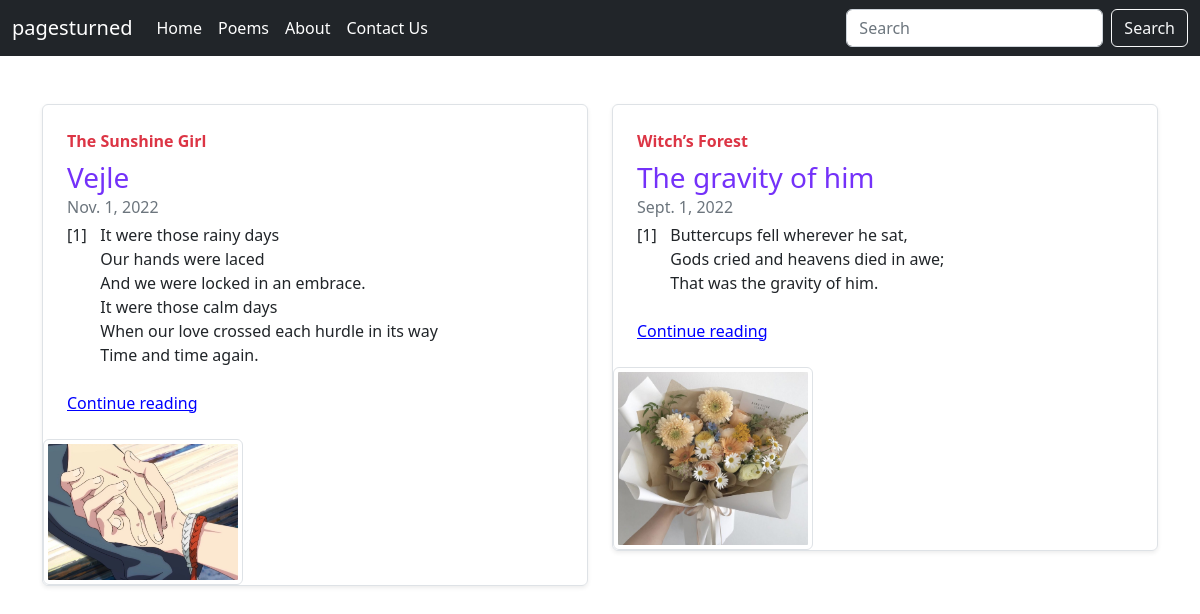
Screenshot of /blog/ with the database file from the repository.
### blog/models.py (models this page shows, shortened)
class Poem(models.Model):
    poem_id = models.AutoField(primary_key=True)
    title = models.CharField(max_length=100, default="")
    genre = models.CharField(max_length=100, default="")
    image = models.ImageField(upload_to="blog/images", default="")
    poem = models.TextField(max_length=10000, default="")
    date_added = models.DateField(default=date.today())
    likes = models.IntegerField(blank=True, null=True)
    comments = models.CharField(max_length=500, default="", blank=True)

### blog/views.py (the view)
# urls.py: path("", views.index, name="BlogHome"),
def index(request):
    i = random.randrange(1, len(Poem.objects.values('poem_id')) + 1)
    poem = Poem.objects.filter(poem_id=i)
    snippet = Poem.objects.get(poem_id=i).poem.split('\n[2]')
    i2 = random.randrange(1, len(Poem.objects.values('poem_id')) + 1)
    poem2 = Poem.objects.filter(poem_id=i2)
    snippet2 = Poem.objects.get(poem_id=i2).poem.split('\n[2]')
    return render(request, 'blog/index.html', {'random1': poem, "snippet1": snippet, 'random2': poem2, "snippet2": snippet2})

### blog/templates/blog/index.html (shortened to what this page needs)
{% extends 'blog/basic.html' %}
{% block body %}
<div class="container mt-5">
    <div class="row mb-2">
        <div class="col-md-6">
          {% for poem in random1 %}
          <div class="row g-0 border rounded overflow-hidden flex-md-row mb-4 shadow-sm h-md-250 position-relative">
            <div class="col p-4 d-flex flex-column position-static">
              <strong class="d-inline-block mb-2 text-danger">{{poem.genre}}</strong>
              <h3 class="mb-0" style="color: #7431F9;">{{poem.title}}</h3>
              <div class="mb-1 text-muted">{{poem.date_added}}</div>
              <p class="card-text mb-0">{{snippet1.0}}</p>
              <a href="#" class="stretched-link">Continue reading</a>
            </div>
            <div class="col-auto d-none d-lg-block">
              <img class="img-thumbnail bd-placeholder-img" width="200" preserveAspectRatio="xMidYMid slice" fill="#55595c"  src="/media/{{poem.image}}" alt="{{poem.title}}">
            </div>
          </div>
          {% endfor %}
        </div>
        <div class="col-md-6">
          {% for poem in random2 %}
          <div class="row g-0 border rounded overflow-hidden flex-md-row mb-4 shadow-sm h-md-250 position-relative">
            <div class="col p-4 d-flex flex-column position-static">
              <strong class="d-inline-block mb-2 text-danger">{{poem.genre}}</strong>
              <h3 class="mb-0" style="color: #7431F9;">{{poem.title}}</h3>
              <div class="mb-1 text-muted">{{poem.date_added}}</div>
              <p class="card-text mb-0">{{snippet2.0}}</p>
              <a href="#" class="stretched-link">Continue reading</a>
            </div>
            <div class="col-auto d-none d-lg-block">
              <img class="img-thumbnail bd-placeholder-img" width="200" preserveAspectRatio="xMidYMid slice" fill="#55595c" src="/media/{{poem.image}}" alt="{{poem.title}}">
            </div>
          </div>
          {% endfor %}
        </div>
      </div>
    </div>
{% endblock %}

### rows the page displays
Poem: genre "The Sunshine Girl", title "Vejle", date_added "Nov. 1, 2022", snippet1 "[1] It were those rainy days Our hands were laced And we were locked in an embrace. It were those calm days When our love crossed each hurdle in its way Time and time again.", image (picture)
Poem: genre "Witch’s Forest", title "The gravity of him", date_added "Sept. 1, 2022", snippet2 "[1] Buttercups fell wherever he sat, Gods cried and heavens died in awe; That was the gravity of him.", image (picture)
